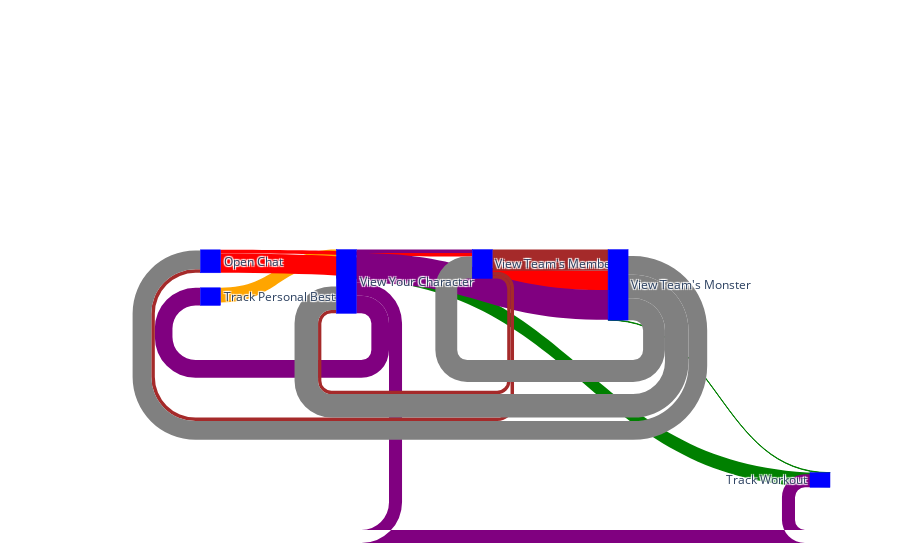

Here is the notebook cell this chart was saved with:
### Code cell
import plotly.graph_objects as go

fig = go.Figure(data=[go.Sankey(
    node = dict(
      pad = 15,
      thickness = 20,
      line = dict(color = "blue", width = 0.5),
      label = ["Track Personal Best", "Track Workout", "Open Chat", "View Your Character", "View Team's Members", "View Team's Monster"],
      color = "blue",
      x = [0, 1],
      y = [0, 1]
    ),
    link = dict(
      source = source,
      target = target,
      value = value,
      color = color
  ))])

fig.update_layout(title_text="", font_size=12)
fig.show()

### Figure 1 — Plotly figure (JSON) as saved in the notebook; plotly's stock layout.template omitted (floating-point values rounded to 4 significant figures)
{"data": [{"link": {"color": ["orange", "green", "green", "red", "red", "purple", "purple", "purple", "purple", "brown", "brown", "brown", "gray", "gray", "gray"], "source": [0, 1, 1, 2, 2, 3, 3, 3, 3, 4, 4, 4, 5, 5, 5], "target": [3, 3, 5, 4, 5, 0, 1, 4, 5, 2, 3, 5, 2, 3, 4], "value": [80, 78, 2, 20, 105, 96, 71, 18, 162, 19, 18, 115, 102, 128, 119]}, "node": {"color": "blue", "label": ["Track Personal Best", "Track Workout", "Open Chat", "View Your Character", "View Team's Members", "View Team's Monster"], "line": {"color": "blue", "width": 0.5}, "pad": 15, "thickness": 20, "x": [0, 1], "y": [0, 1]}, "type": "sankey"}], "layout": {"font": {"size": 12}, "title": {"text": ""}}}
